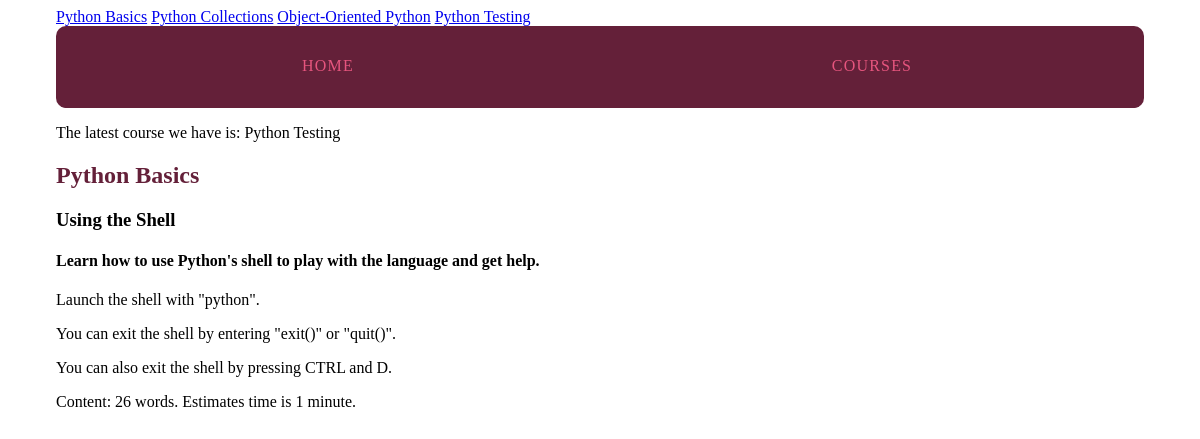
Screenshot of /courses1/t2/ with the database file from the repository.
### courses/models.py (models this page shows, shortened)
class Course(models.Model):
	created_at = models.DateTimeField(auto_now_add = True)
	title = models.CharField(max_length = 255)
	description = models.TextField()
	def __str__(self):  #class Course's Function
		return (self.title)

class Step(models.Model):
	title  = models.CharField(max_length =255)
	description = models.TextField()
	order = models.IntegerField(default = 0)
	course = models.ForeignKey(Course, on_delete = models.CASCADE)
	class Meta:
		abstract = True
		ordering = ['order',]

class Text(Step):
	content = models.TextField(blank=True, default='')

### courses/views.py (the view)
# urls.py: url(r'(?P<course_pk>\d+)/t(?P<step_pk>\d+)/$', views.text_detail,
def text_detail(request, course_pk, step_pk):
	step = get_object_or_404(models.Text, course_id = course_pk, pk = step_pk)
	return render(request, 'courses/step_detail.html', {'step' : step})

### courses/templatetags/courses_extra.py (called while the page is built)
@register.simple_tag
def newest_course():
	return Course.objects.latest('created_at')

@register.inclusion_tag('courses/course_nav.html')
def nav_courses_list():
	courses = Course.objects.all()
	return { 'courses' : courses
	} #returns dictionary

@register.filter('time_estimate')
def time_estimate(word_count):
	minutes = round(word_count/20)
	return minutes

### courses/templates/courses/step_detail.html (shortened to what this page needs)
{% extends "layout.html" %}
{% load courses_extra  %}
{% block content %}
<article>
	<h2>
	<a href="{% url 'courses:detail' pk=step.course.pk %}">{{ step.course.title }}</a>
    </h2>
    <h3> {{ step.title}} </h3>
    <h4>
    	{{ step.description }}
    </h4>
       {% with con=step.content %}
        {{ step.content|linebreaks }} Content: {{con|wordcount}} words. Estimates time is
        {{ con|wordcount|time_estimate }} minute{{ con|wordcount|time_estimate|pluralize }}.
        {% endwith %}
</article>
{% endblock %}

### templates/layout.html (shortened to what this page needs)
{% load static from staticfiles %}
{% load courses_extra %}
<!DOCTYPE html>
<html>
<head>
	<link rel = "stylesheet" href="{% static 'css/layout.css' %}">
</head>
<body>
<div class = "site-container">
	{% nav_courses_list %}
<nav>
	<a href="{%url 'home' %}">HOME</a>
	<a href="{%url 'courses:list' %}">COURSES</a>
</nav>
<p>The latest course we have is:
{% newest_course %}</p>
{%  block content %}{% endblock %}
</div>
</body>
</html>

### courses/templates/courses/course_nav.html
{% for course in courses %}
<a href="{% url 'courses:detail' pk=course.pk %}">{{ course.title  }}</a>
{% endfor %}

### assets/css/layout.css (style rules this page uses)
html { box-sizing: border-box; }
*, *::after, *::before { box-sizing: inherit; }
.site-container { max-width: 68em; margin-left: auto; margin-right: auto; }
.site-container::after { clear: both; content: ""; display: table; }
.site-container nav { width: 100%; display: table; width: 100%; table-layout: fixed; border-bottom-left-radius: 10px; border-bottom-right-radius: 10px; border-top-left-radius: 10px; border-top-right-radius: 10px; border-bottom-left-radius: 10px; border-top-left-radius: 10px; border-bottom-right-radius: 10px; border-top-right-radius: 10px; background-color: #642039; margin-bottom: 1em; overflow: hidden; }
.site-container nav a { display: table-cell; width: 8.33333%; padding: 10px; border-bottom: 2px solid #642039; color: #e6557e; letter-spacing: 0.075em; line-height: 60px; text-align: center; text-decoration: none; }
article h2 a, article h3 a { color: #642039; text-decoration: none; }

### rows the page displays
Course: title "Python Basics"
Course: title "Python Collections"
Course: title "Object-Oriented Python"
Course: title "Python Testing"
Text: course "Python Basics", title "Using the Shell", description "Learn how to use Python's shell to play with the language and get help.", content "Launch the shell with \"python\". You can exit the shell by entering \"exit()\" or \"quit()\". You can also exit the shell by pressing CTRL and D.", content "26", content "1"
